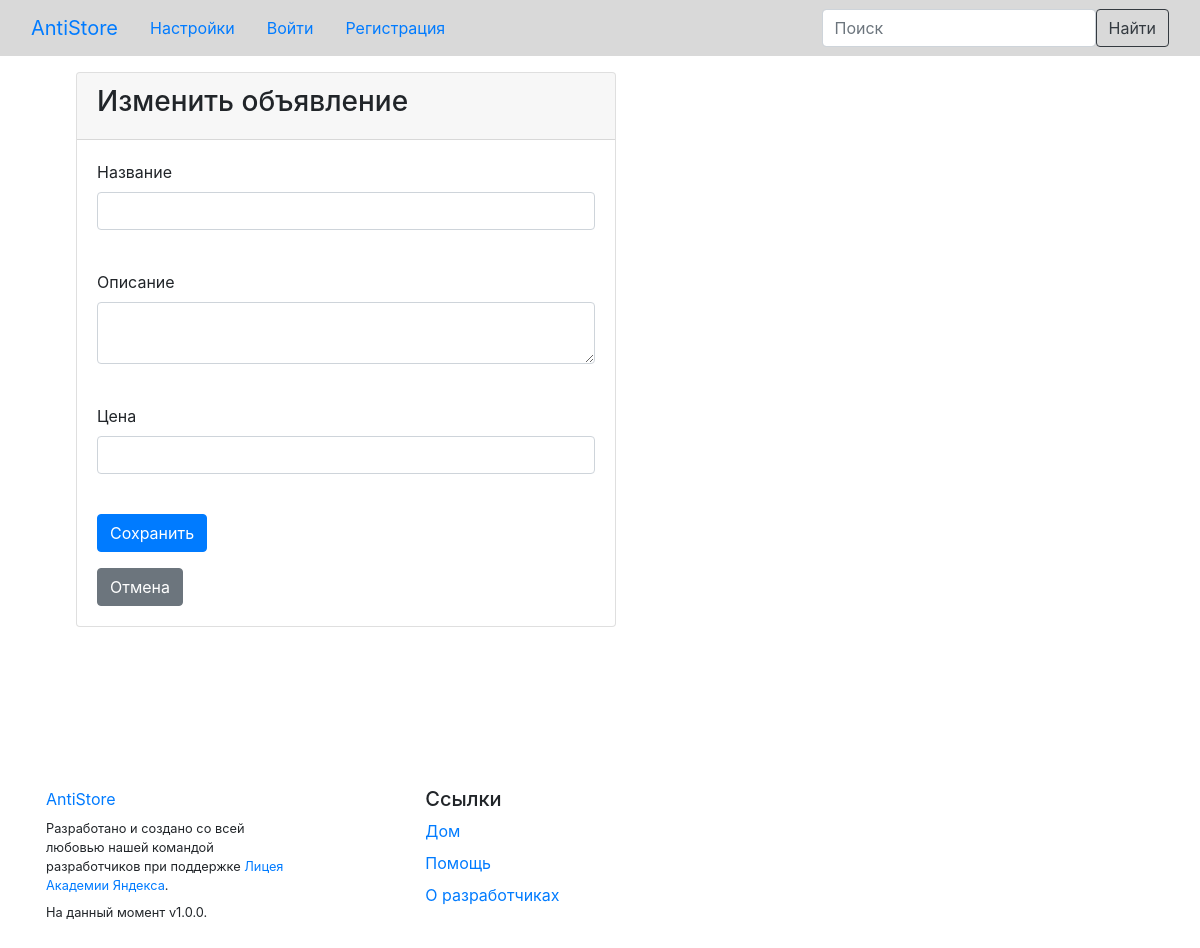
Before: /profile/adverts/update_advert/4 with the older database file.
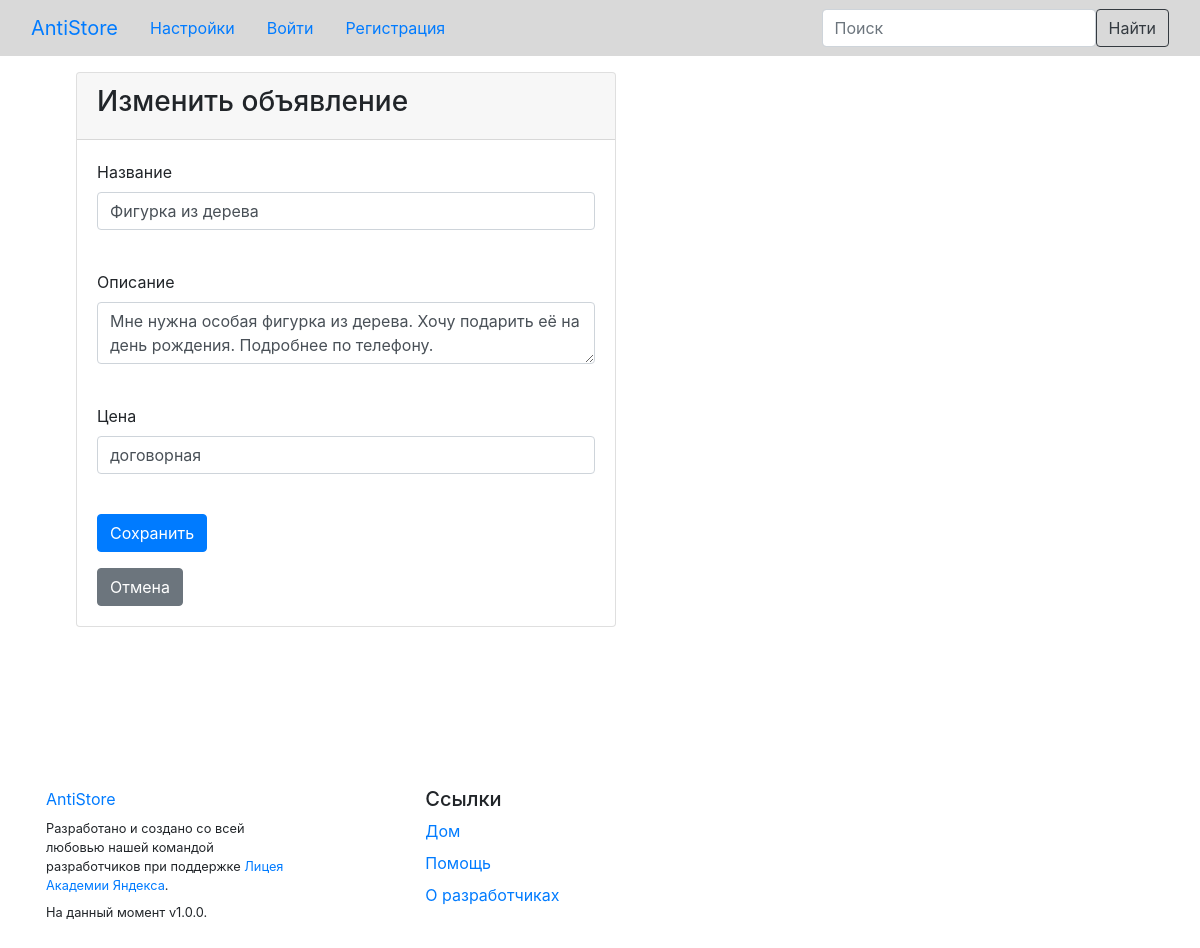
After: the same page with the newer database file.
### data/adverts.py (models this page shows)
class Advert(SqlAlchemyBase, SerializerMixin):
    __tablename__ = 'adverts'
    id = sqlalchemy.Column(sqlalchemy.Integer, primary_key=True)
    name = sqlalchemy.Column(sqlalchemy.String, nullable=True)
    id_person = sqlalchemy.Column(sqlalchemy.Integer, sqlalchemy.ForeignKey("users.id"))
    description = sqlalchemy.Column(sqlalchemy.String)
    price = sqlalchemy.Column(sqlalchemy.String, default='Договорная')
    data = sqlalchemy.Column(sqlalchemy.DateTime, default=datetime.datetime.now)
    for_search = sqlalchemy.Column(sqlalchemy.String)
    img_id = sqlalchemy.Column(sqlalchemy.Integer, default=-1)
    user = orm.relationship('User')

### server.py (the view, shortened to what this page needs)
@app.route('/profile/adverts/update_advert/<id>', methods=['GET', 'POST'])
def update_advert(id):
    if request.method == 'POST' and "search_text" in request.form and request.form["search_text"].strip():
        return redirect(f'/search/{request.form["search_text"]}')
    form = AdvertForm()
    db_sess = db_session.create_session()
    advert = db_sess.query(Advert).filter(Advert.id == id).first()
    return render_template('advertformT.html', title='Изменить объявление', form=form, user=current_user,
                           advert=advert)

### forms/advertform.py
class AdvertForm(FlaskForm):
    name = StringField('Название', validators=[DataRequired()])
    description = TextAreaField("Описание", validators=[DataRequired()])
    price = StringField('Цена', validators=[DataRequired()])
    submit = SubmitField('Сохранить')

### data/db_session.py (called while the page is built)
def create_session() -> Session:
    global __factory
    return __factory()

### templates/advertformT.html (shortened to what this page needs)
{% extends "base.html" %}
{% block content %}
<div class="container">
    <div class="d-flex">
        <div class="card justify-content-md-center">
            <div class="card-header">
                <h3>{{title}}</h3>
            </div>
            <div class="card-body">
                <form action="" method="post">
                    <p>
                        {{ form.name.label }}<br>
                        {{ form.name(class="form-control", value=advert.name) }}<br>
                    </p>
                    <p>
                        {{ form.description.label }}<br>
                        {% set f = form.description.process_data(advert.description) %}
                        {{ form.description(class="form-control") }}<br>
                    </p>
                    <p>
                        {{ form.price.label }}<br>
                        {{ form.price(class="form-control", value=advert.price) }}<br>
                    <p>{{ form.submit(type="submit", class="btn btn-primary") }}</p>
                    <a class="btn btn-secondary" type="button" href="/profile/adverts">Отмена</a>
                </form>
            </div>
        </div>
    </div>
</div>
{% endblock %}

### templates/base.html (shortened to what this page needs)
<!doctype html>
<html lang="en">
<head>
    <link rel="stylesheet"
          href="https://stackpath.bootstrapcdn.com/bootstrap/4.4.1/css/bootstrap.min.css"
>
</head>
<body>
<header>
    <nav class="navbar navbar-expand-lg bg-body-tertiary" style="background-color: #d9d9d9;">
        <div class="container-fluid">
            <a class="navbar-brand" href="/index">AntiStore</a>
            <div class="collapse navbar-collapse">
                <ul class="nav nav-underline">
                    <li class="nav-item">
                        <a class="nav-link" href="/configuration">Настройки</a>
                    </li>
                    {% if user.is_authenticated %}
                    <li class="nav-item">
                        <a class="nav-link" href="/profile">Профиль</a>
                    </li>
                    <li class="nav-item">
                        <a class="nav-link" href="/chat">Чат-мессенджер</a>
                    </li>
                    <li class="nav-item">
                        <a class="nav-link text-danger" href="/logout">Выход</a>
                    </li>
                    {% else %}
                    <li class="nav-item">
                        <a class="nav-link" href="/login">Войти</a>
                    </li>
                    <li class="nav-item">
                        <a class="nav-link" href="/register">Регистрация</a>
                    </li>
                    {% endif %}
                </ul>
            </div>
            <form class="d-flex" role="search" method="post">
                <input class="form-control me-2" type="search" placeholder="Поиск"
                       aria-label="Search" name="search_text">
                <button class="btn btn-outline-dark" type="submit">Найти</button>
            </form>
        </div>
    </nav>
</header>
<main role="main" class="container">
    {% block content %}{% endblock %}
</main>
<footer class="bd-footer py-4 py-md-5 mt-5 bg-body-tertiary">
    <div class="container py-4 py-md-5 px-4 px-md-3 text-body-secondary">
        <div class="row">
            <div class="col-lg-3 mb-3">
                <a class="d-inline-flex align-items-center mb-2 text-body-emphasis text-decoration-none" href="/"
                   aria-label="AntiStore">
                    <span class="fs-5">AntiStore</span>
                </a>
                <ul class="list-unstyled small">
                    <li class="mb-2">Разработано и создано со всей любовью нашей командой разработчиков при поддержке <a
                            href="https://academy.yandex.ru/lyceum">Лицея Академии Яндекса</a>.
                    </li>
                    <li class="mb-2">На данный момент v1.0.0.</li>
                </ul>
            </div>
            <div class="col-6 col-lg-2 offset-lg-1 mb-3">
                <h5>Ссылки</h5>
                <ul class="list-unstyled">
                    <li class="mb-2"><a href="/">Дом</a></li>
                    <li class="mb-2"><a href="/help">Помощь</a></li>
                    <li class="mb-2"><a href="/about_developers">О разработчиках</a></li>
                </ul>
            </div>
        </div>
    </div>
</footer>
</body>
</html>

### templates/base.html (style rules this page uses)
html, body { background-image: url("https://bogatyr.club/uploads/posts/2023-02/1677448103_bogatyr-club-p-svetlo-serii-tsvet-fon-pinterest-46.jpg"); }

### templates/advertformT.html (style rules this page uses)
html, body { width: 100%; height: 100%; margin: 0; padding: 0; }
.card { width: 50%; margin: 1em; float:center; }

Changed rows visible on the page:
added Advert: name "Фигурка из дерева", description "Мне нужна особая фигурка из дерева. Хочу подарить её на день рождения. Подробнее по телефону.", price "договорная"
